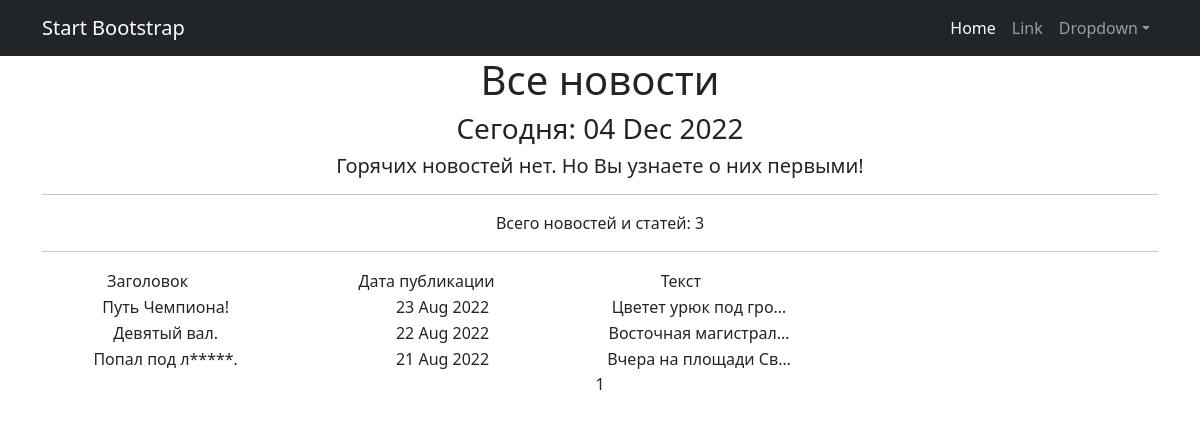
The app's page /news/news/, older data.
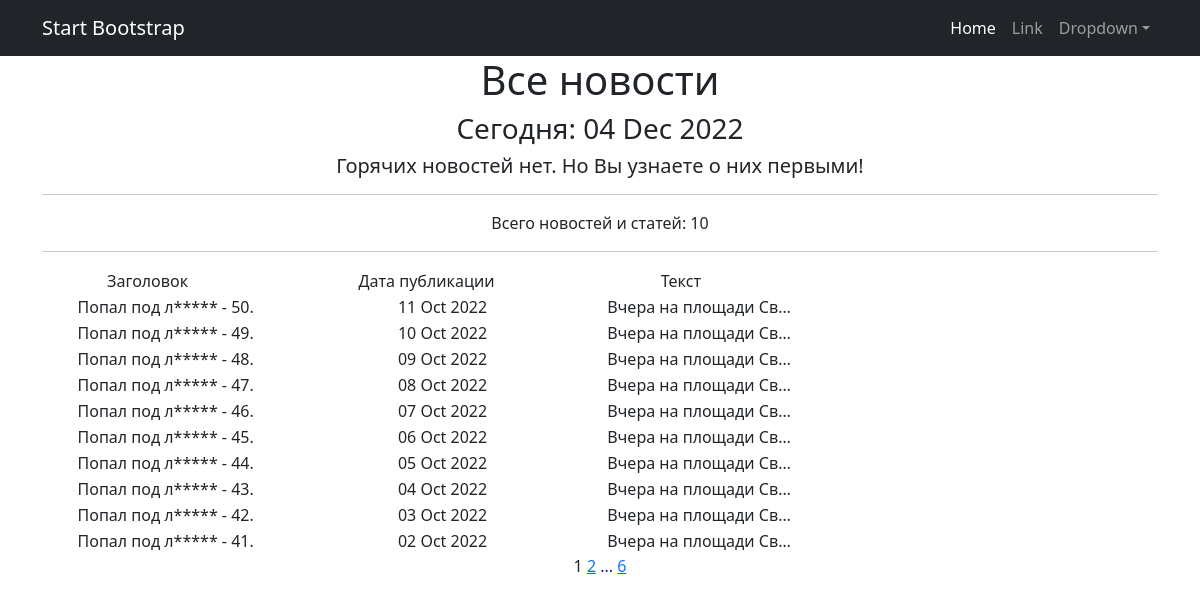
The same page, newer data.
### news/models.py (models this page shows, shortened)
class Post(models.Model):                                                                   # Модель 3
    author = models.ForeignKey(Author, on_delete=models.CASCADE)                            # - связь "один ко многим" с моделью Author
    article_or_new = models.CharField(max_length=3, choices=POSITIONS, default=article)     # ART - статья; NEW - новость
    title = models.CharField(max_length=255)                                                # Заголовок статьи или новости
    text_body = models.TextField(default='No text')                                         # Текст статьи или новости
    date_time_post = models.DateTimeField(auto_now_add=True)                                # Дата и время СОЗДАНИЯ записи
    rating_article_or_new = models.FloatField(default=0.0)                                  # Рейтинг статьи или новости
    category = models.ManyToManyField(Category, through='PostCategory')                     # - связь "многие ко многим" с моделью Category (через модель PostCategory)

### news/views.py (the view)
# urls.py: path('news/', NewsList.as_view(), name='news_list'),
class NewsList(ListView):
    model = Post                            # Указываем модель, объекты которой мы будем выводить
    ordering = '-date_time_post'            # Поле, которое будет использоваться для сортировки объектов - дата
    template_name = 'news.html'             # Указываем имя шаблона, в котором будут все инструкции о том,
    context_object_name = 'news'            # Это имя списка, в котором будут лежать все объекты.
    paginate_by = 10                         # вот так мы можем указать количество записей на странице
    def get_context_data(self, **kwargs):
        context = super().get_context_data(**kwargs)
        context['time_now'] = datetime.utcnow()
        context['hot_news'] = None
        return context

### news/templatetags/custom_filters.py (called while the page is built)
@register.filter()
def censor(text, dict_censor=None):
    if dict_censor is None:
        dict_censor = dict1
    if type(text) != str:               # Проверка строкового типа. Вызов исключения при попытке применения не к строке
        raise ValueError
    length = len(text)
    for word in dict_censor:              # Цикл, для перебора слов (ключей) из словаря Цензор
        index = 0
        while index < length:             # Цикл для поиска вхождения текущего слова в строку и определение его индекса
            i = text.find(word, index)
            if i == -1:
                break
            else:
                print(i)
                for j in range(i+1, i + dict_censor[word]):
                    text = text[:j] + "*" + text[j + 1:]
            index = i + 1
    return text

### templates/news.html (shortened to what this page needs)
{% extends 'flatpages/default.html' %}
{% load custom_filters %}
{% block content %}
    <h1>Все новости</h1>
    <h3>Cегодня: {{ time_now|date:'d M Y' }}</h3>
    <h5> {{ hot_news|default_if_none:"Горячих новостей нет. Но Вы узнаете о них первыми!" }} </h5>
    <hr>
    <p>Всего новостей и статей:  {{ news|length }}</p>
    <hr>
    {% if news %}
    <table>
        <tr>
            <td>
                &emsp;&emsp;&emsp;&emsp;Заголовок &emsp;&emsp;&emsp;&emsp;&emsp;&emsp;
            </td>
            <td>
                  &emsp;&emsp;&emsp;&emsp; Дата публикации &emsp;&emsp;&emsp;&emsp;&emsp;&emsp;
            </td>
            <td>
                   &emsp;&emsp;&emsp;&emsp;Текст &emsp;&emsp;&emsp;&emsp;&emsp;&emsp;
            </td>
        </tr>
        {% for new in news %}
        <tr>
            <td>{{ new.title | censor }}</td>
            <td>{{ new.date_time_post | date:'d M Y' }}</td>
            <td>{{ new.text_body | truncatechars:20 | censor }}</td>
        </tr>
        {% endfor %}
    </table>
    {% else %}
        <h2>Новостей нет!</h2>
    {% endif %}
   {{ page_obj.number }}
   {% if page_obj.has_next %}
       <a href="?page={{ page_obj.next_page_number }}">{{ page_obj.next_page_number }}</a>
       {% if paginator.num_pages != page_obj.next_page_number %}
           ...
           <a href="?page={{ page_obj.paginator.num_pages }}">{{ page_obj.paginator.num_pages }}</a>
       {% endif %}
   {% endif %}
{% endblock content %}

### templates/flatpages/default.html (shortened to what this page needs)
<!DOCTYPE html>
<html lang="en">
    <head>
        {% load static %}
        <link href="{% static 'css/styles.css' %}" rel="stylesheet" />
    </head>
    <body>
        <nav class="navbar navbar-expand-lg navbar-dark bg-dark">
            <div class="container">
                <a class="navbar-brand" href="#">Start Bootstrap</a>
                <div class="collapse navbar-collapse" id="navbarSupportedContent">
                    <ul class="navbar-nav ms-auto mb-2 mb-lg-0">
                        <li class="nav-item"><a class="nav-link active" aria-current="page" href="#">Home</a></li>
                        <li class="nav-item"><a class="nav-link" href="#">Link</a></li>
                        <li class="nav-item dropdown">
                            <a class="nav-link dropdown-toggle" id="navbarDropdown" href="#" role="button" data-bs-toggle="dropdown" aria-expanded="false">Dropdown</a>
                        </li>
                    </ul>
                </div>
            </div>
        </nav>
        <div class="container">
            <div class="row">
                <div class="col-lg-12 text-center">
                    {% block content %}{% endblock content %}
                </div>
            </div>
        </div>
    </body>
</html>

Row changes from the older to the newer data that the page shows:
no longer on this page (row unchanged): Post: title|censor "Путь Чемпиона!", date_time_post "23 Aug 2022", text_body|censor "Цветет урюк под гро…"
no longer on this page (row unchanged): Post: title|censor "Девятый вал.", date_time_post "22 Aug 2022", text_body|censor "Восточная магистрал…"
no longer on this page (row unchanged): Post: title|censor "Попал под л*****.", date_time_post "21 Aug 2022", text_body|censor "Вчера на площади Св…"
added Post: title|censor "Попал под л***** - 50.", date_time_post "11 Oct 2022", text_body|censor "Вчера на площади Св…"
added Post: title|censor "Попал под л***** - 49.", date_time_post "10 Oct 2022", text_body|censor "Вчера на площади Св…"
added Post: title|censor "Попал под л***** - 48.", date_time_post "09 Oct 2022", text_body|censor "Вчера на площади Св…"
added Post: title|censor "Попал под л***** - 47.", date_time_post "08 Oct 2022", text_body|censor "Вчера на площади Св…"
added Post: title|censor "Попал под л***** - 46.", date_time_post "07 Oct 2022", text_body|censor "Вчера на площади Св…"
added Post: title|censor "Попал под л***** - 45.", date_time_post "06 Oct 2022", text_body|censor "Вчера на площади Св…"
added Post: title|censor "Попал под л***** - 44.", date_time_post "05 Oct 2022", text_body|censor "Вчера на площади Св…"
added Post: title|censor "Попал под л***** - 43.", date_time_post "04 Oct 2022", text_body|censor "Вчера на площади Св…"
added Post: title|censor "Попал под л***** - 42.", date_time_post "03 Oct 2022", text_body|censor "Вчера на площади Св…"
added Post: title|censor "Попал под л***** - 41.", date_time_post "02 Oct 2022", text_body|censor "Вчера на площади Св…"
Text that changed along with them:
{{ news|length }}: "3" → "10"
{{ page_obj.next_page_number }}: (not shown) → "2"
{{ page_obj.paginator.num_pages }}: (not shown) → "6"
